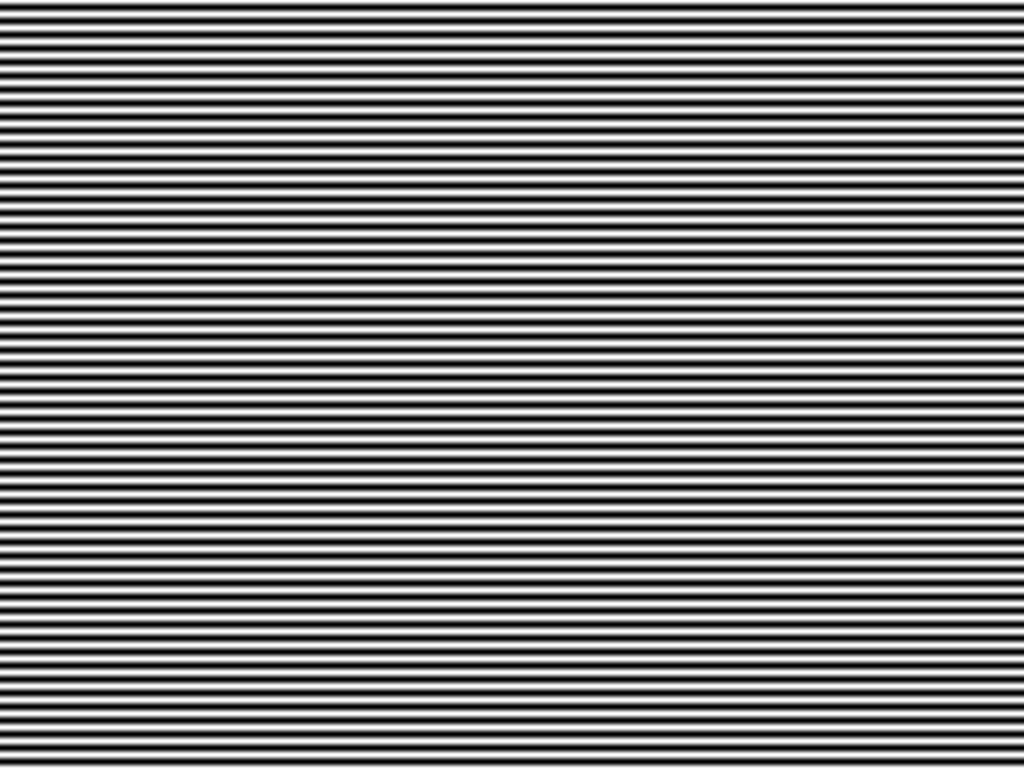
#> input picture test_images/5.png, 1024 x 768 px, given in place of unwrap_phase2_x_12.tiff, which was not available
$ python '得到包裹相位.py'
#> lines starting #> are read from the running program, lines starting #| are printed output that depends on the picture; pictures that were not available may be replaced by others from this repository, and a replacement may not be noted
#> further down, unwrapped is the input picture: shape (768, 1024); min 0, max 255, mean 127
"""
四步相移法包裹相位计算模块

功能：
    从指定文件夹读取四张相移图像，使用四步相移算法计算包裹相位

作者: AI Assistant
日期: 2025-10-09
"""

import os
import numpy as np
import cv2 as cv
from PIL import Image
import matplotlib.pyplot as plt
import matplotlib
from matplotlib.font_manager import FontProperties
from mpl_toolkits.mplot3d import Axes3D
from typing import Tuple, List

# 设置matplotlib支持中文显示
try:
    font = FontProperties(fname=r"C:\Windows\Fonts\simhei.ttf", size=10)
    matplotlib.rcParams['font.sans-serif'] = ['SimHei']
except:
    try:
        font = FontProperties(fname=r"C:\Windows\Fonts\msyh.ttc", size=10)
        matplotlib.rcParams['font.sans-serif'] = ['Microsoft YaHei']
    except:
        try:
            font = FontProperties(fname=r"C:\Windows\Fonts\simsun.ttc", size=10)
            matplotlib.rcParams['font.sans-serif'] = ['SimSun']
        except:
            print("警告: 找不到中文字体，标题可能无法正确显示")
            font = None

matplotlib.rcParams['axes.unicode_minus'] = False


# [195 lines left out: functions read_images_from_folder, calculate_wrapped_phase, calculate_phase_difference, generate_fringe_from_phase, not called in this run]


def visualize_phase_periodic_pattern(phase: np.ndarray,
                                     frequency: int = 64,
                                     is_wrapped: bool = True,
                                     save_path: str = None,
                                     row_indices: list = None) -> None:
    """
    显示相位的周期性变化模式（锯齿波图）

    从包裹相位或解包裹相位中提取横截面，显示相位在空间上的周期性变化。
    每个周期内相位从0增长到最大值，形成锯齿波图案，用于观察相位的周期性特征。

    参数:
        phase: np.ndarray - 相位图（包裹相位范围[0,1]或解包裹相位）
        frequency: int - 条纹频率（周期数），仅用于包裹相位，默认64
        is_wrapped: bool - 是否为包裹相位，True表示包裹相位[0,1]，False表示解包裹相位
        save_path: str - 保存路径，如果为None则不保存
        row_indices: list - 要显示的行索引列表，默认为[height//4, height//2, height*3//4]

    返回:
        None - 直接显示图像

    使用示例:
        >>> # 从包裹相位生成周期性变化图
        >>> phase_wrapped = cv.imread("phase_1x_wrapped.png", cv.IMREAD_UNCHANGED).astype(np.float32) / 65535.0
        >>> visualize_phase_periodic_pattern(phase_wrapped, frequency=64, is_wrapped=True, save_path="1.png")

        >>> # 从解包裹相位生成周期性变化图
        >>> phase_unwrapped = cv.imread("unwrapped_phase.tiff", cv.IMREAD_UNCHANGED).astype(np.float32)
        >>> visualize_phase_periodic_pattern(phase_unwrapped, is_wrapped=False, save_path="2.png")
    """
    print(f"\n正在生成相位周期性变化图...")
    print(f"  - 相位类型: {'包裹相位' if is_wrapped else '解包裹相位'}")
    print(f"  - 相位范围: [{np.min(phase):.4f}, {np.max(phase):.4f}]")

    # 处理多通道图像（转换为灰度）
    if len(phase.shape) == 3:
        print(f"  - 检测到多通道图像，形状: {phase.shape}")
        # 如果是3通道，取第一个通道
        phase = phase[:, :, 0]
        print(f"  - 已转换为单通道，新形状: {phase.shape}")

    height, width = phase.shape

    # 确定要显示的行
    if row_indices is None:
        row_indices = [height // 4, height // 2, height * 3 // 4]

    # 处理相位数据：将其转换为周期内的相位变化
    if is_wrapped:
        # 包裹相位：乘以频率得到总相位变化
        phase_periodic = phase * frequency
        period_label = f"相位变化 (0-{frequency})"
    else:
        # 解包裹相位：已经是累积相位，直接显示
        phase_periodic = phase
        period_label = "相位值"

    # 创建图形
    fig, axes = plt.subplots(2, 1, figsize=(16, 10))

    # ====================================================================
    # 子图1: 横截面线条图（锯齿波图）
    # ====================================================================
    for idx, row_idx in enumerate(row_indices):
        line_data = phase_periodic[row_idx, :]
        axes[0].plot(line_data, label=f'行 {row_idx}', linewidth=1.5, alpha=0.8)

    axes[0].set_title('相位横截面 - 周期性变化模式（锯齿波）', fontproperties=font, fontsize=14)
    axes[0].set_xlabel('列索引 (pixels)', fontsize=12)
    axes[0].set_ylabel(period_label, fontsize=12)
    axes[0].legend(fontsize=10)
    axes[0].grid(True, alpha=0.3, linestyle='--')

    # ====================================================================
    # 子图2: 相位图像（伪彩色）
    # ====================================================================
    im = axes[1].imshow(phase_periodic, cmap='viridis', aspect='auto')
    axes[1].set_title('相位图像 - 伪彩色显示', fontproperties=font, fontsize=14)
    axes[1].set_xlabel('列索引 (pixels)', fontsize=12)
    axes[1].set_ylabel('行索引 (pixels)', fontsize=12)

    # 标记横截面位置
    for row_idx in row_indices:
        axes[1].axhline(y=row_idx, color='white', linestyle='--', linewidth=1, alpha=0.7)

    plt.colorbar(im, ax=axes[1], label=period_label)

    plt.tight_layout()

    # 保存图像
    if save_path:
        plt.savefig(save_path, dpi=150, bbox_inches='tight')
        print(f"✓ 相位周期性变化图已保存到: {save_path}")

    plt.show()

    print(f"✓ 相位周期性变化图生成完成")

    # 统计信息
    print(f"\n统计信息:")
    print(f"  - 图像尺寸: {height} × {width}")
    print(f"  - 显示行数: {len(row_indices)}")
    if is_wrapped:
        print(f"  - 条纹频率: {frequency}")
        print(f"  - 相位范围: [0, {frequency}]")
    else:
        print(f"  - 相位范围: [{np.min(phase):.2f}, {np.max(phase):.2f}]")


def visualize_unwrapped_phase(unwrapped_phase: np.ndarray,
                              mask: np.ndarray = None,
                              output_prefix: str = "unwrapped_phase",
                              save_dir: str = "./") -> dict:
    """
    从解包裹相位生成多种可视化图像，用于检查伽马波纹和最终结果

    生成四种可视化图像：
        1. 灰度图（归一化显示）
        2. 伪彩色图（jet colormap）
        3. 横截面切片图（用于查看伽马波纹）
        4. 3D表面图（整体形态）

    参数:
        unwrapped_phase: np.ndarray - 解包裹相位图
        mask: np.ndarray - 可选的掩码，用于屏蔽无效区域
        output_prefix: str - 输出文件名前缀
        save_dir: str - 保存目录，默认为当前目录

    返回:
        result_dict: dict - 包含所有生成图像的字典

    使用示例:
        >>> unwrapped = load_unwrapped_phase("phase.tiff")
        >>> results = visualize_unwrapped_phase(unwrapped, output_prefix="final_phase")
    """
#> called with output_prefix = 'unwrapped_phase', save_dir = './'
    print(f"\n正在生成解包裹相位的可视化图像...")
    print(f"相位范围: [{np.min(unwrapped_phase):.2f}, {np.max(unwrapped_phase):.2f}]")
#| 相位范围: [0.00, 255.00]

    # 创建保存目录
    os.makedirs(save_dir, exist_ok=True)

    # 应用掩码（如果提供）
    if mask is not None:
        display_phase = unwrapped_phase.copy()
        display_phase[mask == 0] = np.nan
    else:
        display_phase = unwrapped_phase

    result_dict = {}

    # ====================================================================
    # 图1: 灰度图（归一化到0-255）
    # ====================================================================
    print("正在生成灰度图...")

    # 归一化到0-255
    valid_data = unwrapped_phase[~np.isnan(display_phase)] if mask is not None else unwrapped_phase.flatten()
    phase_min, phase_max = np.min(valid_data), np.max(valid_data)
#> phase_min = 0; phase_max = 255
    normalized_phase = (unwrapped_phase - phase_min) / (phase_max - phase_min) * 255
    gray_image = normalized_phase.astype(np.uint8)

    if mask is not None:
        gray_image_masked = gray_image.copy()
        gray_image_masked[mask == 0] = 0
        result_dict['gray'] = gray_image_masked
        save_path_1 = os.path.join(save_dir, f"{output_prefix}_gray.png")
        Image.fromarray(gray_image_masked).save(save_path_1)
    else:
        result_dict['gray'] = gray_image
        save_path_1 = os.path.join(save_dir, f"{output_prefix}_gray.png")
        Image.fromarray(gray_image).save(save_path_1)

    print(f"✓ 灰度图已保存: {save_path_1}")

    # ====================================================================
    # 图2: 伪彩色图（viridis colormap - 冷色调）
    # ====================================================================
    print("正在生成伪彩色图...")

    plt.figure(figsize=(10, 8))
    im = plt.imshow(display_phase, cmap='viridis')
    plt.title(f'解包裹相位 - 伪彩色图', fontproperties=font, fontsize=14)
    plt.colorbar(im, label='Phase Value')
    plt.axis('off')
    plt.tight_layout()

    save_path_2 = os.path.join(save_dir, f"{output_prefix}_colormap.png")
    plt.savefig(save_path_2, dpi=150, bbox_inches='tight')
    plt.show()

    result_dict['colormap_path'] = save_path_2
    print(f"✓ 伪彩色图已保存: {save_path_2}")

    # ====================================================================
    # 图3: 横截面切片图（查看伽马波纹）
    # ====================================================================
    print("正在生成横截面切片图...")

    height, width = unwrapped_phase.shape

    # 选择横向和纵向的中心线，以及1/4和3/4位置的切片
    row_indices = [height // 4, height // 2, height * 3 // 4]
    col_indices = [width // 4, width // 2, width * 3 // 4]

    # 改为你想要的行号，例如：
    row_indices = [100, 200, 300]  # 显示第100、200、300行
    col_indices = [200, 400, 600]  # 显示第200、400、600列

    fig, axes = plt.subplots(2, 1, figsize=(14, 10))

    # 横向切片（查看横向伽马波纹）
    for row_idx in row_indices:
        line_data = unwrapped_phase[row_idx, :]
        axes[0].plot(line_data, label=f'行 {row_idx}', linewidth=1.5, alpha=0.8)

    axes[0].set_title('横向切片 - 用于检查横向伽马波纹', fontproperties=font, fontsize=12)
    axes[0].set_xlabel('列索引 (pixels)')
    axes[0].set_ylabel('相位值')
    axes[0].legend()
    axes[0].grid(True, alpha=0.3)

    # 纵向切片（查看纵向伽马波纹）
    for col_idx in col_indices:
        line_data = unwrapped_phase[:, col_idx]
        axes[1].plot(line_data, label=f'列 {col_idx}', linewidth=1.5, alpha=0.8)

    axes[1].set_title('纵向切片 - 用于检查纵向伽马波纹', fontproperties=font, fontsize=12)
    axes[1].set_xlabel('行索引 (pixels)')
    axes[1].set_ylabel('相位值')
    axes[1].legend()
    axes[1].grid(True, alpha=0.3)

    plt.tight_layout()
    save_path_3 = os.path.join(save_dir, f"{output_prefix}_cross_section.png")
    plt.savefig(save_path_3, dpi=150, bbox_inches='tight')
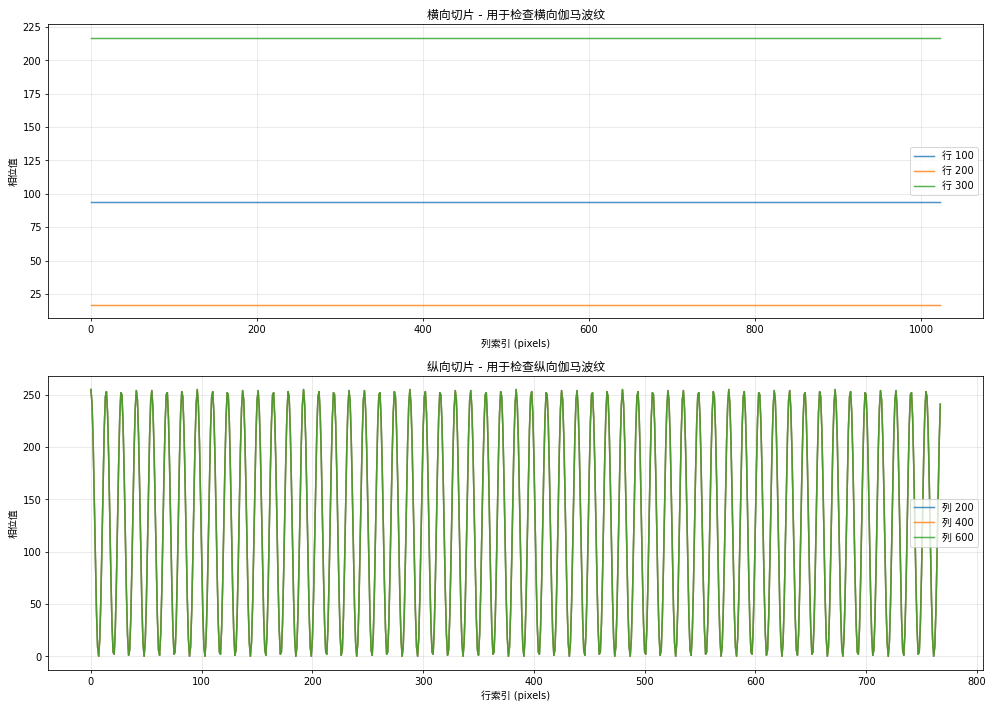
#> figure drawn by matplotlib, 2 panels; panel 2: curve peaks at x = 0, y = 255; panel 2: curve peaks at x = 0, y = 255; panel 2: curve peaks at x = 0, y = 255
    plt.show()

    result_dict['cross_section_path'] = save_path_3
    print(f"✓ 横截面切片图已保存: {save_path_3}")

    # ====================================================================
    # 图4: 3D表面图（整体形态）
    # ====================================================================
    print("正在生成3D表面图...")

    # 为了提高性能，对大图像进行降采样
    downsample_factor = max(1, max(height, width) // 500)
    if downsample_factor > 1:
        phase_3d = unwrapped_phase[::downsample_factor, ::downsample_factor]
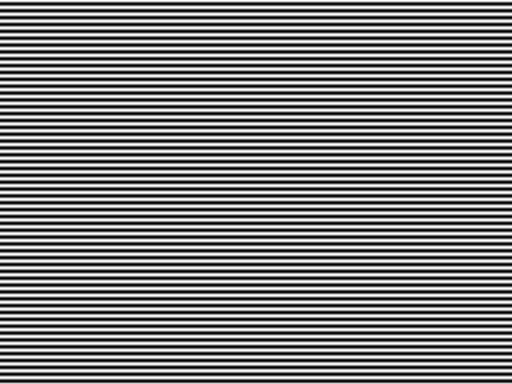
#> phase_3d: shape (384, 512); min 0, max 255, mean 127
        print(f"  (降采样因子: {downsample_factor}, 用于3D显示)")
#|   (降采样因子: 2, 用于3D显示)
    else:
        phase_3d = unwrapped_phase

    h_3d, w_3d = phase_3d.shape
    x_3d = np.arange(0, w_3d)
    y_3d = np.arange(0, h_3d)
    X_3d, Y_3d = np.meshgrid(x_3d, y_3d)

    fig = plt.figure(figsize=(12, 9))
    ax = fig.add_subplot(111, projection='3d')

    surf = ax.plot_surface(X_3d, Y_3d, phase_3d, cmap='viridis',
                           linewidth=0, antialiased=True, alpha=0.9)
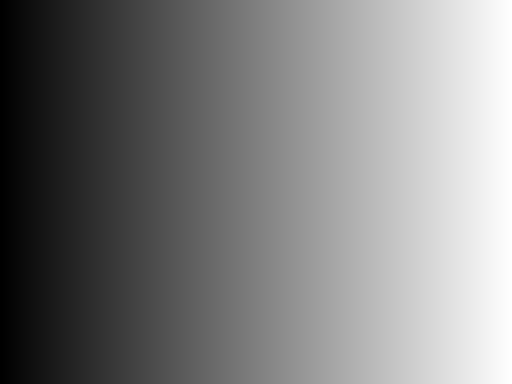
#> X_3d: shape (384, 512) int64; min 0, max 511, mean 255.5; drawn with min black and max white

    ax.set_title('解包裹相位 - 3D表面图', fontproperties=font, fontsize=14, pad=20)
    ax.set_xlabel('X (pixels)')
    ax.set_ylabel('Y (pixels)')
    ax.set_zlabel('Phase Value')

    # 添加颜色条
    fig.colorbar(surf, ax=ax, shrink=0.5, aspect=5)

    plt.tight_layout()
    save_path_4 = os.path.join(save_dir, f"{output_prefix}_3d_surface.png")
    plt.savefig(save_path_4, dpi=150, bbox_inches='tight')
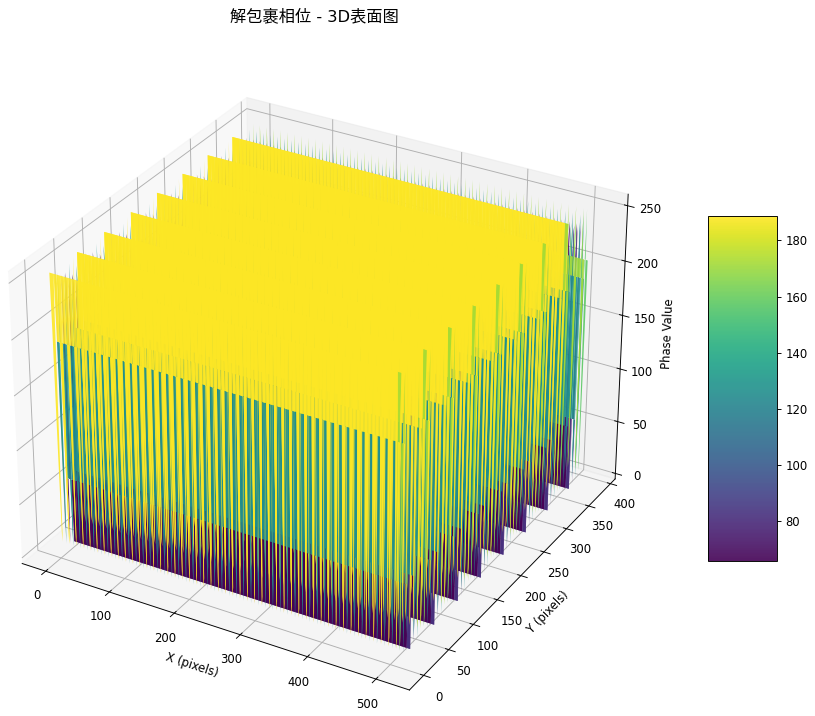
#> figure drawn by matplotlib, 2 panels
    plt.show()

    result_dict['3d_surface_path'] = save_path_4
    print(f"✓ 3D表面图已保存: {save_path_4}")

    # ====================================================================
    # 汇总输出
    # ====================================================================
    print("\n" + "=" * 70)
    print("✓ 所有可视化图像生成完成！")
    print("=" * 70)
    print(f"  1. 灰度图:       {save_path_1}")
    print(f"  2. 伪彩色图:     {save_path_2}")
    print(f"  3. 横截面切片图: {save_path_3}")
    print(f"  4. 3D表面图:     {save_path_4}")
    print("=" * 70 + "\n")

    return result_dict


# [159 lines left out: functions compare_two_folders, get_wrapped_phase_from_folder, not called in this run]


# ============================================================================
# 主程序入口（用于测试）
# ============================================================================
if __name__ == "__main__":
    """
    使用示例
    """

    # ========================================
    # 示例1: 比较两个文件夹的图像是否完全相同
    # ========================================
    # result = compare_two_folders(
    #     folder1=r"C:\Users\Administrator\Desktop\images\images\64\debug_fringe_images",
    #     folder2=r"C:\Users\Administrator\Desktop\images\test_images\64",
    #     num_images=8
    # )

    # if result:
    #     print("✓ 结果: 两个文件夹的图像完全相同")
    # else:
    #     print("✗ 结果: 两个文件夹的图像存在差异")

    # ========================================
    # 示例2: 计算包裹相位
    # ========================================
    # phase_64 = get_wrapped_phase_from_folder(r"C:\Users\Administrator\Desktop\images\images\SLMasterimages\30")
    # phase_63 = get_wrapped_phase_from_folder(r"C:\Users\Administrator\Desktop\images\images\SLMasterimages\29")
    # phase_64 = get_wrapped_phase_from_folder(r"E:\\data\\64")

    # ========================================
    # 示例3: 计算相位差
    # ========================================
    # phase_diff_15_14 = calculate_phase_difference(phase_64, phase_63)
    # phase_diff_56_49 = calculate_phase_difference(phase_56, phase_49)

    # ========================================
    # 示例4: 从TIFF文件显示相位周期性变化（锯齿波图）
    # ========================================
    # 外差相位（第一次）
    tiff_path = r"three_freq_phase_unwrap_results\2_first_heterodyne\phase_12x.tiff"
    frequency = 8  # |64-56| = 8

    # 检查文件是否存在
    if not os.path.exists(tiff_path):
        print(f"✗ 错误：文件不存在")
        print(f"   路径: {tiff_path}")
        print(f"   请检查路径是否正确，或先运行相位解包裹程序生成TIFF文件")
    else:
        print(f"\n{'='*70}")
        print(f"正在处理: {tiff_path}")
        print(f"{'='*70}")

        # 加载TIFF文件
        phase = cv.imread(tiff_path, cv.IMREAD_UNCHANGED)

        if phase is None:
            print(f"✗ 无法读取文件: {tiff_path}")
        else:
            # 转换为float32
            phase = phase.astype(np.float32)

            print(f"✓ 文件加载成功")
            print(f"  - 形状: {phase.shape}")
            print(f"  - 类型: {phase.dtype}")
            print(f"  - 范围: [{np.min(phase):.6f}, {np.max(phase):.6f}]")
            print(f"  - 唯一值数量: {len(np.unique(phase))}")

            # 显示周期性变化（锯齿波图）
            visualize_phase_periodic_pattern(
                phase,
                frequency=frequency,
                is_wrapped=True,
                save_path="1.png"
            )

            print(f"✓ 可视化完成，已保存到: 1.png")
            print(f"{'='*70}\n")


    # ========================================
    # 示例5: 从解包裹相位生成可视化图像
    # ========================================
    # 使用方法：
    # 1. 加载解包裹相位图
    unwrapped = cv.imread(r"three_freq_phase_unwrap_results\5_final_results\unwrap_phase2_x_12.tiff", cv.IMREAD_UNCHANGED)
    if unwrapped.dtype == np.uint16:
        unwrapped = unwrapped.astype(np.float32)

    # 2. 可选：加载掩码（如果不需要掩码，设为None）
    # mask = cv.imread("three_freq_phase_unwrap_results/mask/Final Mask.png", cv.IMREAD_GRAYSCALE)
    mask = None  # 不使用掩码，显示完整的相位数据

    # 3. 生成可视化图像（生成4.png, 5.png, 6.png, 7.png）
    results = visualize_unwrapped_phase(
        unwrapped,
        mask=mask,
        output_prefix="unwrapped_phase",
        save_dir="./"
    )
#> results = 4 items
    # 输出文件：
    #   - unwrapped_phase_gray.png         (对应 4.png - 灰度图)
    #   - unwrapped_phase_colormap.png     (对应 5.png - 伪彩色图)
    #   - unwrapped_phase_cross_section.png (对应 6.png - 横截面切片图，查看伽马波纹)
    #   - unwrapped_phase_3d_surface.png   (对应 7.png - 3D表面图)

    # 显示解包裹相位在空间上的周期性变化
    visualize_phase_periodic_pattern(
        unwrapped,
        is_wrapped=False,   # 解包裹相位
        save_path="2.png"   # 保存路径
    )
#|   - 相位范围: [0.0000, 255.0000]
#> in visualize_phase_periodic_pattern, `plt.savefig(save_path, dpi=150, bbox_inches='tight')`:
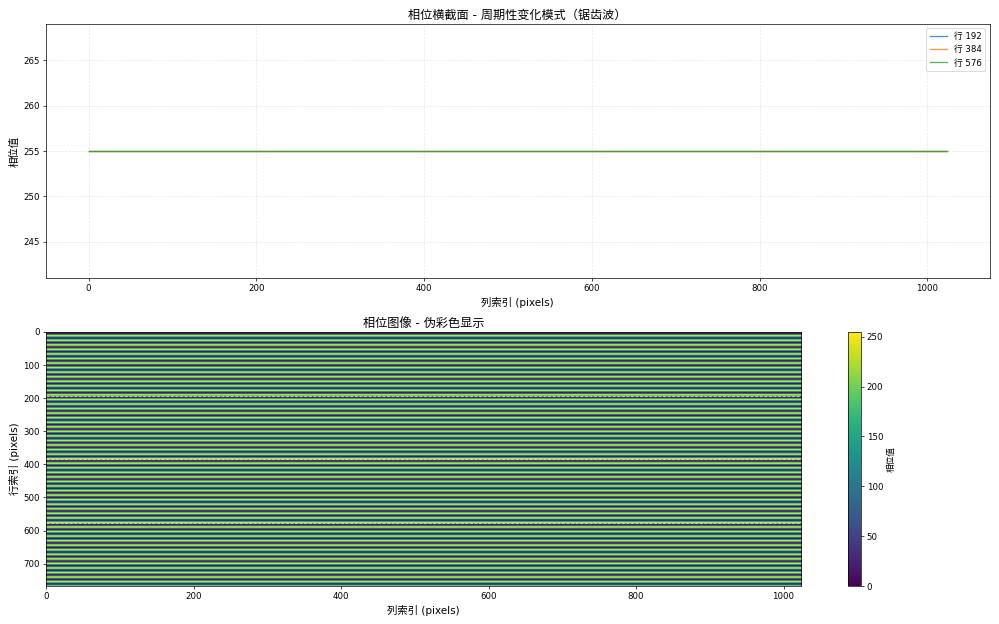
#> figure drawn by matplotlib, 3 panels
#|   - 图像尺寸: 768 × 1024
#|   - 显示行数: 3
#|   - 相位范围: [0.00, 255.00]
